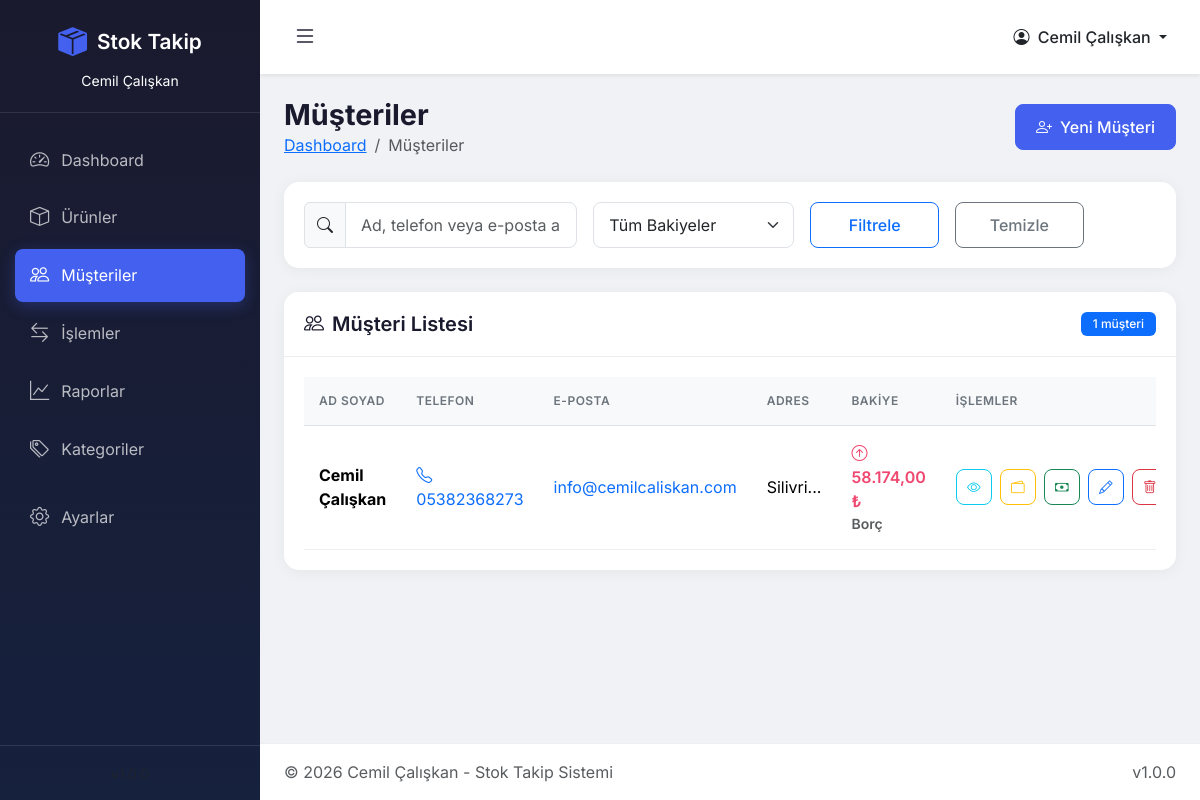
The app's page /musteriler.php (signed in) with its own data.
### tables this page shows
CREATE TABLE `musteriler` (
  `id` int(11) NOT NULL,
  `ad_soyad` varchar(255) NOT NULL,
  `telefon` varchar(20) DEFAULT NULL,
  `eposta` varchar(255) DEFAULT NULL,
  `adres` text DEFAULT NULL,
  `iban` varchar(50) DEFAULT NULL,
  `baslangic_bakiye` decimal(10,2) DEFAULT 0.00,
  `mevcut_bakiye` decimal(10,2) DEFAULT 0.00,
  `durum` enum('aktif','pasif') DEFAULT 'aktif',
  `olusturma_tarihi` timestamp NOT NULL DEFAULT current_timestamp(),
  `guncelleme_tarihi` timestamp NOT NULL DEFAULT current_timestamp() ON UPDATE current_timestamp()
);

### config/database.php (called while the page is built, shortened)
<?php
function formatMoney($amount) {
    return number_format($amount, 2, ',', '.') . ' ₺';
}

### musteriler.php (the view, shortened to what this page needs)
<?php
require_once 'includes/header.php';
$db = getDB();
try {
    $sql = "SELECT * FROM musteriler WHERE durum = 'aktif'";
    $params = [];
    $sql .= " ORDER BY ad_soyad ASC";
    $stmt = $db->prepare($sql);
    $stmt->execute($params);
    $musteriler = $stmt->fetchAll();
} catch (PDOException $e) {
    $musteriler = [];
}
?>
<div class="page-title d-flex justify-content-between align-items-center flex-wrap gap-3">
    <div>
        <h1>Müşteriler</h1>
        <nav aria-label="breadcrumb">
            <ol class="breadcrumb mb-0">
                <li class="breadcrumb-item"><a href="index.php">Dashboard</a></li>
                <li class="breadcrumb-item active">Müşteriler</li>
            </ol>
        </nav>
    </div>
    <div class="d-flex gap-2">
        <button type="button" class="btn btn-primary" data-bs-toggle="modal" data-bs-target="#addCustomerModal">
            <i class="bi bi-person-plus me-2"></i>Yeni Müşteri
        </button>
    </div>
</div>
<div class="card mb-4">
    <div class="card-body">
        <form method="GET" class="row g-3">
            <div class="col-md-4">
                <div class="input-group">
                    <span class="input-group-text"><i class="bi bi-search"></i></span>
                    <input type="text" class="form-control" name="search" placeholder="Ad, telefon veya e-posta ara..." value="<?= htmlspecialchars($_GET['search'] ?? '') ?>">
                </div>
            </div>
            <div class="col-md-3">
                <select class="form-select" name="balance">
                    <option value="">Tüm Bakiyeler</option>
                </select>
            </div>
            <div class="col-md-2">
                <button type="submit" class="btn btn-outline-primary w-100">Filtrele</button>
            </div>
            <div class="col-md-2">
                <a href="musteriler.php" class="btn btn-outline-secondary w-100">Temizle</a>
            </div>
        </form>
    </div>
</div>
<div class="card">
    <div class="card-header d-flex justify-content-between align-items-center">
        <h5 class="mb-0"><i class="bi bi-people me-2"></i>Müşteri Listesi</h5>
        <span class="badge bg-primary"><?= count($musteriler) ?> müşteri</span>
    </div>
    <div class="card-body">
        <div class="table-responsive">
            <table class="table table-hover" id="customersTable">
                <thead>
                    <tr>
                        <th>Ad Soyad</th>
                        <th>Telefon</th>
                        <th>E-posta</th>
                        <th>Adres</th>
                        <th>Bakiye</th>
                        <th width="200">İşlemler</th>
                    </tr>
                </thead>
                <tbody>
                    <?php foreach ($musteriler as $musteri): ?>
                        <tr>
                            <td><strong><?= htmlspecialchars($musteri['ad_soyad']) ?></strong></td>
                            <td>
                                <?php if ($musteri['telefon']): ?>
                                    <a href="tel:<?= $musteri['telefon'] ?>" class="text-decoration-none">
                                        <i class="bi bi-telephone me-1"></i><?= htmlspecialchars($musteri['telefon']) ?>
                                    </a>
                                <?php else: ?>
                                    -
                                <?php endif; ?>
                            </td>
                            <td>
                                <?php if ($musteri['eposta']): ?>
                                    <a href="mailto:<?= $musteri['eposta'] ?>" class="text-decoration-none">
                                        <?= htmlspecialchars($musteri['eposta']) ?>
                                    </a>
                                <?php else: ?>
                                    -
                                <?php endif; ?>
                            </td>
                            <td><?= htmlspecialchars(mb_substr($musteri['adres'] ?? '-', 0, 30)) ?>...</td>
                            <td>
                                <?php if ($musteri['mevcut_bakiye'] > 0): ?>
                                    <span class="balance-negative">
                                        <i class="bi bi-arrow-up-circle me-1"></i><?= formatMoney($musteri['mevcut_bakiye']) ?>
                                        <small class="d-block text-muted">Borç</small>
                                    </span>
                                <?php else: ?>
                                    <span class="text-muted">₺0,00</span>
                                <?php endif; ?>
                            </td>
                            <td>
                                <div class="action-btns">
                                    <button type="button" class="btn btn-sm btn-outline-info btn-icon"
                                            onclick="showCustomerDetail(<?= htmlspecialchars(json_encode($musteri)) ?>)"
                                            title="Detay">
                                        <i class="bi bi-eye"></i>
                                    </button>
                                    <button type="button" class="btn btn-sm btn-outline-warning btn-icon"
                                            onclick="showBalanceModal(<?= $musteri['id'] ?>, '<?= htmlspecialchars($musteri['ad_soyad']) ?>', <?= $musteri['mevcut_bakiye'] ?>)"
                                            title="Bakiye İşlemleri">
                                        <i class="bi bi-wallet2"></i>
                                    </button>
                                    <?php if ($musteri['mevcut_bakiye'] > 0): ?>
                                        <button type="button" class="btn btn-sm btn-outline-success btn-icon"
                                                onclick="showPaymentModal(<?= $musteri['id'] ?>, '<?= htmlspecialchars($musteri['ad_soyad']) ?>', <?= $musteri['mevcut_bakiye'] ?>)"
                                                title="Ödeme Al">
                                            <i class="bi bi-cash"></i>
                                        </button>
                                    <?php endif; ?>
                                    <button type="button" class="btn btn-sm btn-outline-primary btn-icon"
                                            onclick="editCustomer(<?= htmlspecialchars(json_encode($musteri)) ?>)"
                                            title="Düzenle">
                                        <i class="bi bi-pencil"></i>
                                    </button>
                                    <form method="POST" class="d-inline" onsubmit="return confirm('Bu müşteriyi silmek istediğinize emin misiniz?');">
                                        <button type="submit" class="btn btn-sm btn-outline-danger btn-icon" title="Sil">
                                            <i class="bi bi-trash"></i>
                                        </button>
                                    </form>
                                </div>
                            </td>
                        </tr>
                    <?php endforeach; ?>
                </tbody>
            </table>
        </div>
    </div>
</div>
<?php require_once 'includes/footer.php'; ?>

### assets/css/style.css (style rules this page uses)
:root { --primary-color: #4361ee; --primary-dark: #3a56d4; --secondary-color: #7209b7; --success-color: #06d6a0; --warning-color: #ffd166; --danger-color: #ef476f; --info-color: #118ab2; --dark-color: #1a1a2e; --light-color: #f8f9fa; --sidebar-width: 260px; --sidebar-collapsed-width: 70px; }
* { margin: 0; padding: 0; box-sizing: border-box; }
body { font-family: 'Inter', -apple-system, BlinkMacSystemFont, sans-serif; background-color: #f0f2f5; color: #333; min-height: 100vh; }
.card { border: none; border-radius: 15px; box-shadow: 0 2px 15px rgba(0,0,0,0.05); }
.card-header { background: #fff; border-bottom: 1px solid #eee; padding: 20px; border-radius: 15px 15px 0 0 !important; }
.card-header h5 { margin: 0; font-weight: 600; color: var(--dark-color); }
.card-body { padding: 20px; }
.table { margin-bottom: 0; }
.table th { border-top: none; font-weight: 600; color: #6c757d; text-transform: uppercase; font-size: 0.75rem; letter-spacing: 0.5px; padding: 15px; background: #f8f9fa; }
.table td { padding: 15px; vertical-align: middle; border-color: #eee; }
.badge { padding: 6px 12px; font-weight: 500; border-radius: 6px; }
.btn { padding: 10px 20px; border-radius: 8px; font-weight: 500; transition: all 0.3s ease; }
.btn-primary { background: var(--primary-color); border-color: var(--primary-color); }
.btn-sm { padding: 6px 12px; font-size: 0.85rem; }
.btn-icon { width: 36px; height: 36px; padding: 0; display: inline-flex; align-items: center; justify-content: center; border-radius: 8px; }
.form-control, .form-select { border-radius: 8px; padding: 10px 15px; border: 1px solid #dee2e6; transition: all 0.3s ease; }
.page-title { margin-bottom: 25px; }
.page-title h1 { font-size: 1.8rem; font-weight: 700; color: var(--dark-color); margin: 0; }
.page-title .breadcrumb { margin: 0; padding: 0; background: none; }
.action-btns { display: flex; gap: 8px; }
.balance-negative { color: var(--danger-color); font-weight: 600; }
.stat-card, .card { animation: fadeIn 0.5s ease forwards; }

### records on screen
musteriler: ad_soyad "Cemil Çalışkan", telefon "05382368273", eposta "info@cemilcaliskan.com", adres "Silivri", mevcut_bakiye "58.174,00 ₺"

### other values on screen
getCurrentUserName() "Cemil Çalışkan"
count($musteriler) "1"
APP_VERSION "1.0.0"
